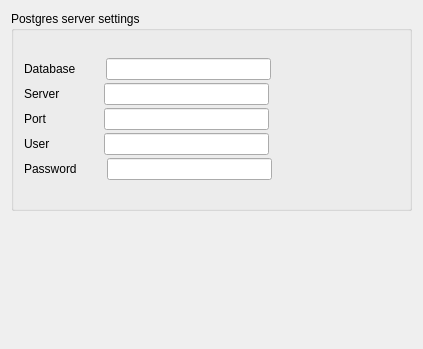
<?xml version="1.0" encoding="UTF-8"?>
<ui version="4.0">
 <class>Form</class>
 <widget class="QWidget" name="Form">
  <property name="geometry">
   <rect>
    <x>0</x>
    <y>0</y>
    <width>423</width>
    <height>349</height>
   </rect>
  </property>
  <property name="windowTitle">
   <string>Form</string>
  </property>
  <layout class="QGridLayout" name="gridLayout">
   <item row="0" column="0">
    <widget class="QgsCollapsibleGroupBox" name="mGroupBox">
     <property name="sizePolicy">
      <sizepolicy hsizetype="MinimumExpanding" vsizetype="Fixed">
       <horstretch>0</horstretch>
       <verstretch>0</verstretch>
      </sizepolicy>
     </property>
     <property name="minimumSize">
      <size>
       <width>0</width>
       <height>200</height>
      </size>
     </property>
     <property name="maximumSize">
      <size>
       <width>16777215</width>
       <height>16777215</height>
      </size>
     </property>
     <property name="title">
      <string>Postgres server settings</string>
     </property>
     <layout class="QVBoxLayout" name="verticalLayout">
      <property name="spacing">
       <number>5</number>
      </property>
      <property name="leftMargin">
       <number>10</number>
      </property>
      <property name="topMargin">
       <number>10</number>
      </property>
      <property name="rightMargin">
       <number>10</number>
      </property>
      <property name="bottomMargin">
       <number>10</number>
      </property>
      <item>
       <layout class="QVBoxLayout" name="verticalLayout_4">
        <property name="spacing">
         <number>3</number>
        </property>
        <item>
         <layout class="QHBoxLayout" name="horizontalLayout_13">
          <property name="spacing">
           <number>0</number>
          </property>
          <item>
           <widget class="QLabel" name="databaseNameLabel_2">
            <property name="minimumSize">
             <size>
              <width>50</width>
              <height>0</height>
             </size>
            </property>
            <property name="styleSheet">
             <string notr="true">font: 8pt &quot;MS Shell Dlg 2&quot;;</string>
            </property>
            <property name="text">
             <string>Database</string>
            </property>
           </widget>
          </item>
          <item>
           <spacer name="horizontalSpacer_6">
            <property name="orientation">
             <enum>Qt::Horizontal</enum>
            </property>
            <property name="sizeType">
             <enum>QSizePolicy::Fixed</enum>
            </property>
            <property name="sizeHint" stdset="0">
             <size>
              <width>30</width>
              <height>20</height>
             </size>
            </property>
           </spacer>
          </item>
          <item>
           <widget class="QLineEdit" name="databaseNameLineEdit">
            <property name="sizePolicy">
             <sizepolicy hsizetype="Minimum" vsizetype="Fixed">
              <horstretch>0</horstretch>
              <verstretch>0</verstretch>
             </sizepolicy>
            </property>
            <property name="minimumSize">
             <size>
              <width>165</width>
              <height>18</height>
             </size>
            </property>
            <property name="styleSheet">
             <string notr="true">font: 8pt &quot;MS Shell Dlg 2&quot;;</string>
            </property>
           </widget>
          </item>
          <item>
           <spacer name="horizontalSpacer_2">
            <property name="orientation">
             <enum>Qt::Horizontal</enum>
            </property>
            <property name="sizeHint" stdset="0">
             <size>
              <width>40</width>
              <height>20</height>
             </size>
            </property>
           </spacer>
          </item>
         </layout>
        </item>
        <item>
         <layout class="QHBoxLayout" name="horizontalLayout_8">
          <property name="spacing">
           <number>0</number>
          </property>
          <item>
           <widget class="QLabel" name="serverIpLabel">
            <property name="minimumSize">
             <size>
              <width>50</width>
              <height>0</height>
             </size>
            </property>
            <property name="styleSheet">
             <string notr="true">font: 8pt &quot;MS Shell Dlg 2&quot;;</string>
            </property>
            <property name="text">
             <string>Server</string>
            </property>
           </widget>
          </item>
          <item>
           <spacer name="horizontalSpacer">
            <property name="orientation">
             <enum>Qt::Horizontal</enum>
            </property>
            <property name="sizeType">
             <enum>QSizePolicy::Fixed</enum>
            </property>
            <property name="sizeHint" stdset="0">
             <size>
              <width>30</width>
              <height>20</height>
             </size>
            </property>
           </spacer>
          </item>
          <item>
           <widget class="QLineEdit" name="serverIpLineEdit">
            <property name="sizePolicy">
             <sizepolicy hsizetype="Minimum" vsizetype="Fixed">
              <horstretch>0</horstretch>
              <verstretch>0</verstretch>
             </sizepolicy>
            </property>
            <property name="minimumSize">
             <size>
              <width>165</width>
              <height>18</height>
             </size>
            </property>
            <property name="styleSheet">
             <string notr="true">font: 8pt &quot;MS Shell Dlg 2&quot;;</string>
            </property>
           </widget>
          </item>
          <item>
           <spacer name="horizontalSpacer_7">
            <property name="orientation">
             <enum>Qt::Horizontal</enum>
            </property>
            <property name="sizeHint" stdset="0">
             <size>
              <width>40</width>
              <height>20</height>
             </size>
            </property>
           </spacer>
          </item>
         </layout>
        </item>
        <item>
         <layout class="QHBoxLayout" name="horizontalLayout_9">
          <property name="spacing">
           <number>0</number>
          </property>
          <item>
           <widget class="QLabel" name="serverPortLabel">
            <property name="minimumSize">
             <size>
              <width>50</width>
              <height>0</height>
             </size>
            </property>
            <property name="styleSheet">
             <string notr="true">font: 8pt &quot;MS Shell Dlg 2&quot;;</string>
            </property>
            <property name="text">
             <string>Port</string>
            </property>
           </widget>
          </item>
          <item>
           <spacer name="horizontalSpacer_3">
            <property name="orientation">
             <enum>Qt::Horizontal</enum>
            </property>
            <property name="sizeType">
             <enum>QSizePolicy::Fixed</enum>
            </property>
            <property name="sizeHint" stdset="0">
             <size>
              <width>30</width>
              <height>20</height>
             </size>
            </property>
           </spacer>
          </item>
          <item>
           <widget class="QLineEdit" name="serverPortLineEdit">
            <property name="sizePolicy">
             <sizepolicy hsizetype="Minimum" vsizetype="Fixed">
              <horstretch>0</horstretch>
              <verstretch>0</verstretch>
             </sizepolicy>
            </property>
            <property name="minimumSize">
             <size>
              <width>165</width>
              <height>18</height>
             </size>
            </property>
            <property name="styleSheet">
             <string notr="true">font: 8pt &quot;MS Shell Dlg 2&quot;;</string>
            </property>
           </widget>
          </item>
          <item>
           <spacer name="horizontalSpacer_8">
            <property name="orientation">
             <enum>Qt::Horizontal</enum>
            </property>
            <property name="sizeHint" stdset="0">
             <size>
              <width>40</width>
              <height>20</height>
             </size>
            </property>
           </spacer>
          </item>
         </layout>
        </item>
        <item>
         <layout class="QHBoxLayout" name="horizontalLayout_10">
          <property name="spacing">
           <number>0</number>
          </property>
          <item>
           <widget class="QLabel" name="serverUserLabel">
            <property name="minimumSize">
             <size>
              <width>50</width>
              <height>0</height>
             </size>
            </property>
            <property name="styleSheet">
             <string notr="true">font: 8pt &quot;MS Shell Dlg 2&quot;;</string>
            </property>
            <property name="text">
             <string>User</string>
            </property>
           </widget>
          </item>
          <item>
           <spacer name="horizontalSpacer_4">
            <property name="orientation">
             <enum>Qt::Horizontal</enum>
            </property>
            <property name="sizeType">
             <enum>QSizePolicy::Fixed</enum>
            </property>
            <property name="sizeHint" stdset="0">
             <size>
              <width>30</width>
              <height>20</height>
             </size>
            </property>
           </spacer>
          </item>
          <item>
           <widget class="QLineEdit" name="serverUserLineEdit">
            <property name="sizePolicy">
             <sizepolicy hsizetype="Minimum" vsizetype="Fixed">
              <horstretch>0</horstretch>
              <verstretch>0</verstretch>
             </sizepolicy>
            </property>
            <property name="minimumSize">
             <size>
              <width>165</width>
              <height>18</height>
             </size>
            </property>
            <property name="styleSheet">
             <string notr="true">font: 8pt &quot;MS Shell Dlg 2&quot;;</string>
            </property>
           </widget>
          </item>
          <item>
           <spacer name="horizontalSpacer_9">
            <property name="orientation">
             <enum>Qt::Horizontal</enum>
            </property>
            <property name="sizeHint" stdset="0">
             <size>
              <width>40</width>
              <height>20</height>
             </size>
            </property>
           </spacer>
          </item>
         </layout>
        </item>
        <item>
         <layout class="QHBoxLayout" name="horizontalLayout_11">
          <property name="spacing">
           <number>0</number>
          </property>
          <item>
           <widget class="QLabel" name="serverPasswordLabel">
            <property name="minimumSize">
             <size>
              <width>50</width>
              <height>0</height>
             </size>
            </property>
            <property name="styleSheet">
             <string notr="true">font: 8pt &quot;MS Shell Dlg 2&quot;;</string>
            </property>
            <property name="text">
             <string>Password</string>
            </property>
           </widget>
          </item>
          <item>
           <spacer name="horizontalSpacer_5">
            <property name="orientation">
             <enum>Qt::Horizontal</enum>
            </property>
            <property name="sizeType">
             <enum>QSizePolicy::Fixed</enum>
            </property>
            <property name="sizeHint" stdset="0">
             <size>
              <width>30</width>
              <height>20</height>
             </size>
            </property>
           </spacer>
          </item>
          <item>
           <widget class="QLineEdit" name="serverPasswordLineEdit">
            <property name="sizePolicy">
             <sizepolicy hsizetype="Minimum" vsizetype="Fixed">
              <horstretch>0</horstretch>
              <verstretch>0</verstretch>
             </sizepolicy>
            </property>
            <property name="minimumSize">
             <size>
              <width>165</width>
              <height>18</height>
             </size>
            </property>
            <property name="styleSheet">
             <string notr="true">font: 8pt &quot;MS Shell Dlg 2&quot;;</string>
            </property>
            <property name="echoMode">
             <enum>QLineEdit::Password</enum>
            </property>
           </widget>
          </item>
          <item>
           <spacer name="horizontalSpacer_10">
            <property name="orientation">
             <enum>Qt::Horizontal</enum>
            </property>
            <property name="sizeHint" stdset="0">
             <size>
              <width>40</width>
              <height>20</height>
             </size>
            </property>
           </spacer>
          </item>
         </layout>
        </item>
       </layout>
      </item>
     </layout>
    </widget>
   </item>
   <item row="1" column="0">
    <spacer name="verticalSpacer">
     <property name="orientation">
      <enum>Qt::Vertical</enum>
     </property>
     <property name="sizeHint" stdset="0">
      <size>
       <width>20</width>
       <height>40</height>
      </size>
     </property>
    </spacer>
   </item>
  </layout>
 </widget>
 <customwidgets>
  <customwidget>
   <class>QgsCollapsibleGroupBox</class>
   <extends>QGroupBox</extends>
   <header>qgscollapsiblegroupbox.h</header>
   <container>1</container>
  </customwidget>
 </customwidgets>
 <tabstops>
  <tabstop>mGroupBox</tabstop>
  <tabstop>databaseNameLineEdit</tabstop>
  <tabstop>serverIpLineEdit</tabstop>
  <tabstop>serverPortLineEdit</tabstop>
  <tabstop>serverUserLineEdit</tabstop>
  <tabstop>serverPasswordLineEdit</tabstop>
 </tabstops>
 <resources>
  <include location="../../resources.qrc"/>
 </resources>
 <connections/>
</ui>
